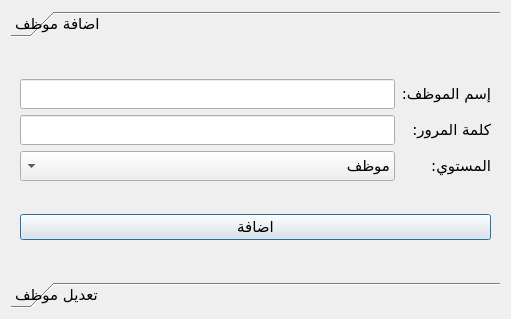
<?xml version="1.0" encoding="UTF-8"?>
<ui version="4.0">
 <class>users</class>
 <widget class="QDialog" name="users">
  <property name="geometry">
   <rect>
    <x>0</x>
    <y>0</y>
    <width>511</width>
    <height>319</height>
   </rect>
  </property>
  <property name="font">
   <font>
    <family>justagain DIN</family>
    <pointsize>11</pointsize>
   </font>
  </property>
  <property name="windowTitle">
   <string>الموظفين</string>
  </property>
  <property name="windowIcon">
   <iconset resource="Resources.qrc">
    <normaloff>:/icons/mainicon.ico</normaloff>:/icons/mainicon.ico</iconset>
  </property>
  <property name="layoutDirection">
   <enum>Qt::RightToLeft</enum>
  </property>
  <layout class="QGridLayout" name="gridLayout">
   <item row="0" column="0">
    <widget class="QToolBox" name="toolBox">
     <property name="currentIndex">
      <number>0</number>
     </property>
     <widget class="QWidget" name="page">
      <property name="geometry">
       <rect>
        <x>0</x>
        <y>0</y>
        <width>493</width>
        <height>229</height>
       </rect>
      </property>
      <attribute name="label">
       <string>اضافة موظف</string>
      </attribute>
      <layout class="QGridLayout" name="gridLayout_2">
       <item row="0" column="0">
        <layout class="QHBoxLayout" name="horizontalLayout">
         <property name="leftMargin">
          <number>0</number>
         </property>
         <property name="topMargin">
          <number>0</number>
         </property>
         <property name="rightMargin">
          <number>0</number>
         </property>
         <property name="bottomMargin">
          <number>0</number>
         </property>
         <item>
          <layout class="QVBoxLayout" name="verticalLayout">
           <item>
            <widget class="QLabel" name="label">
             <property name="text">
              <string>إسم الموظف:</string>
             </property>
            </widget>
           </item>
           <item>
            <widget class="QLabel" name="label_2">
             <property name="text">
              <string>كلمة المرور:</string>
             </property>
            </widget>
           </item>
           <item>
            <widget class="QLabel" name="label_3">
             <property name="text">
              <string>المستوي:</string>
             </property>
            </widget>
           </item>
          </layout>
         </item>
         <item>
          <layout class="QVBoxLayout" name="verticalLayout_2">
           <item>
            <widget class="QLineEdit" name="lineEdit"/>
           </item>
           <item>
            <widget class="QLineEdit" name="lineEdit_2"/>
           </item>
           <item>
            <widget class="QComboBox" name="comboBox">
             <property name="editable">
              <bool>false</bool>
             </property>
             <item>
              <property name="text">
               <string>موظف</string>
              </property>
             </item>
             <item>
              <property name="text">
               <string>مراقب</string>
              </property>
             </item>
             <item>
              <property name="text">
               <string>مدير</string>
              </property>
             </item>
            </widget>
           </item>
          </layout>
         </item>
        </layout>
       </item>
       <item row="1" column="0">
        <widget class="QPushButton" name="pushButton">
         <property name="text">
          <string>اضافة</string>
         </property>
        </widget>
       </item>
      </layout>
     </widget>
     <widget class="QWidget" name="page_2">
      <property name="geometry">
       <rect>
        <x>0</x>
        <y>0</y>
        <width>493</width>
        <height>229</height>
       </rect>
      </property>
      <attribute name="label">
       <string>تعديل موظف</string>
      </attribute>
      <layout class="QGridLayout" name="gridLayout_3">
       <item row="2" column="0" colspan="2">
        <widget class="QTableView" name="tableView"/>
       </item>
       <item row="1" column="0">
        <widget class="QLabel" name="label_5">
         <property name="text">
          <string>1 موظف , 2 مراقب , 3 مدير</string>
         </property>
        </widget>
       </item>
       <item row="0" column="0" colspan="2">
        <widget class="QLabel" name="label_4">
         <property name="text">
          <string>لتعديل الصلاحيات عدل خانه level علي النحو التالي:</string>
         </property>
        </widget>
       </item>
      </layout>
     </widget>
    </widget>
   </item>
  </layout>
 </widget>
 <resources>
  <include location="Resources.qrc"/>
 </resources>
 <connections/>
</ui>
